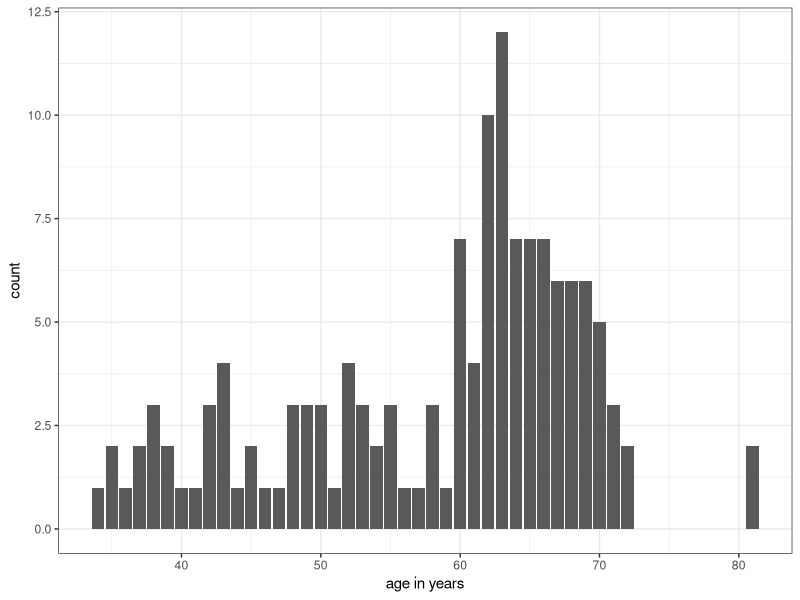
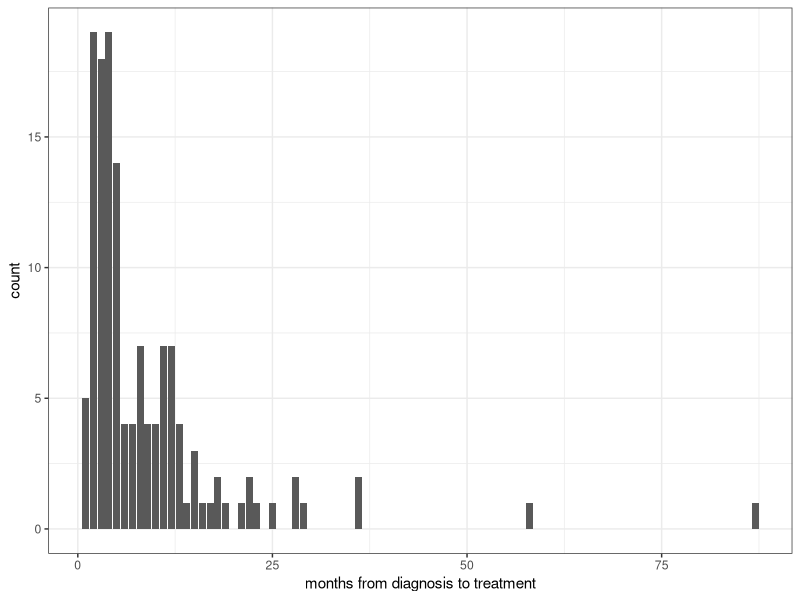
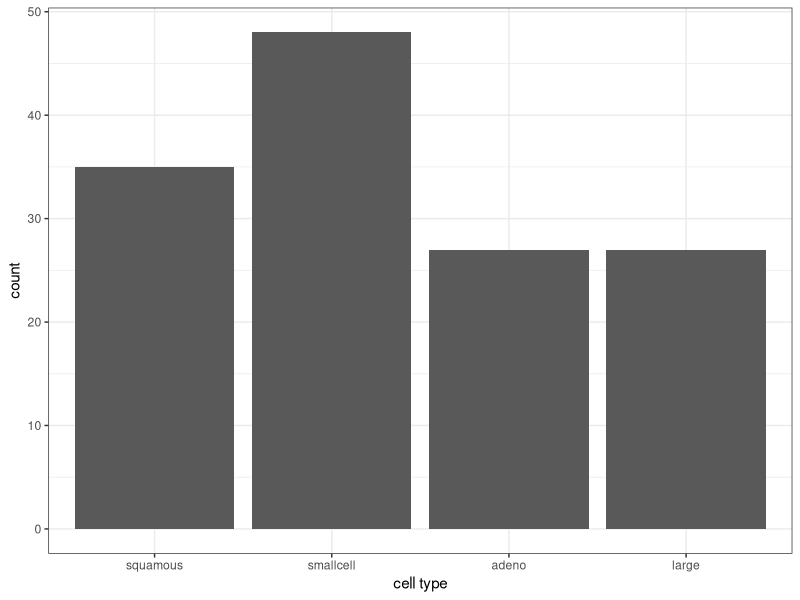
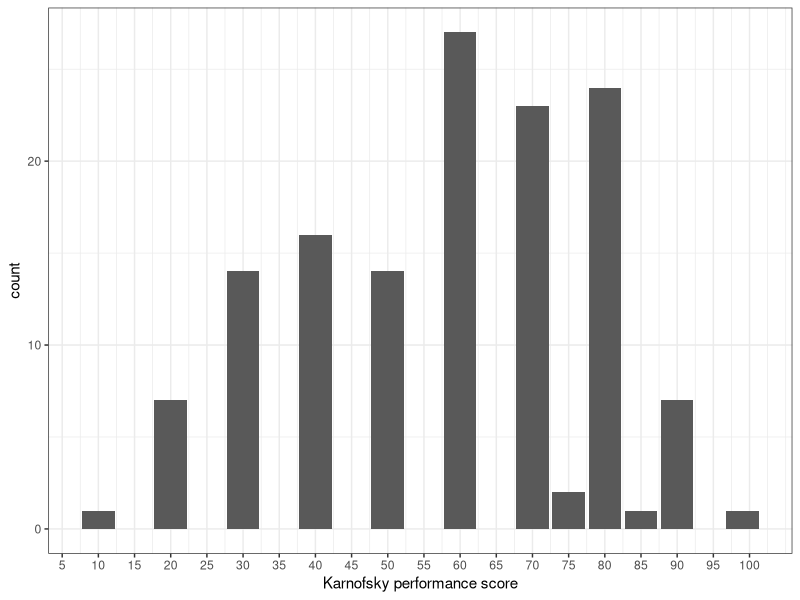
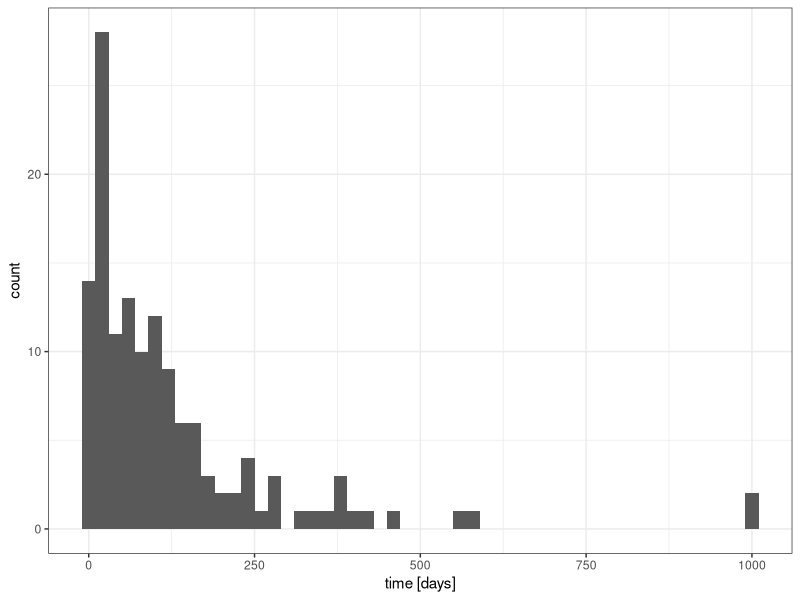
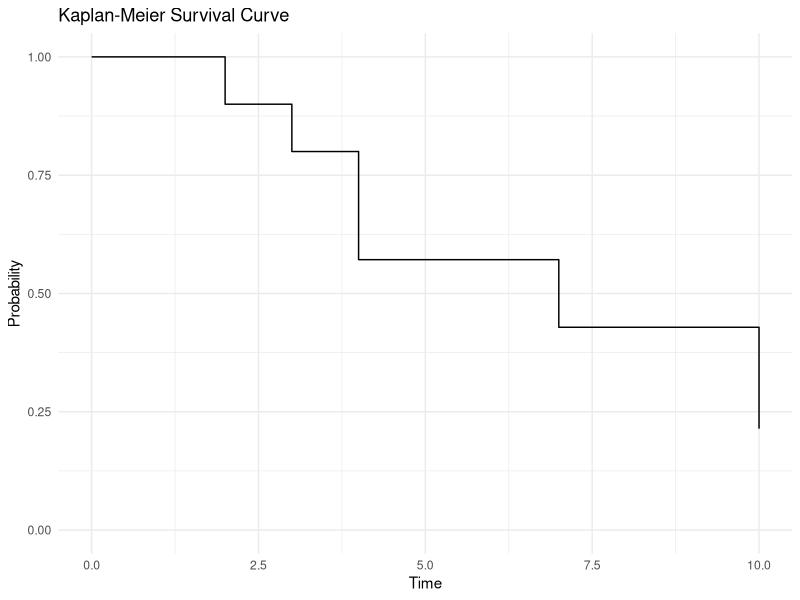
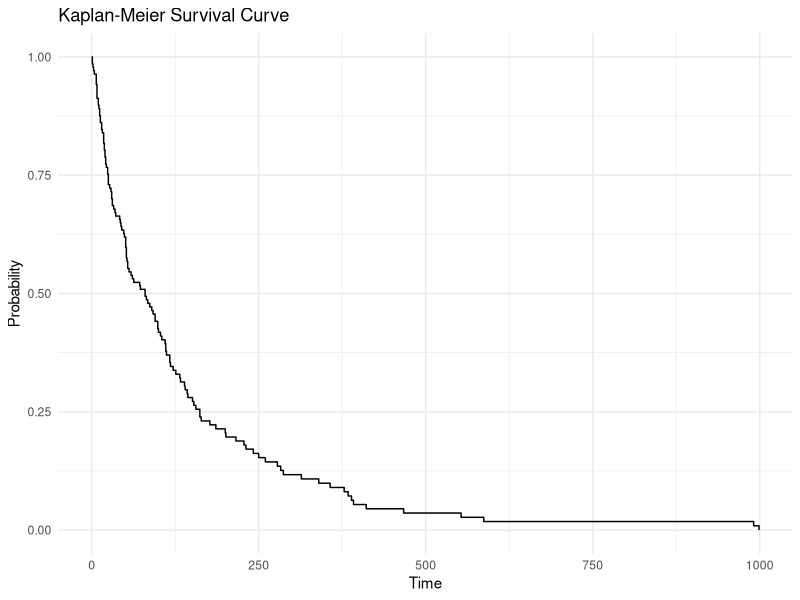
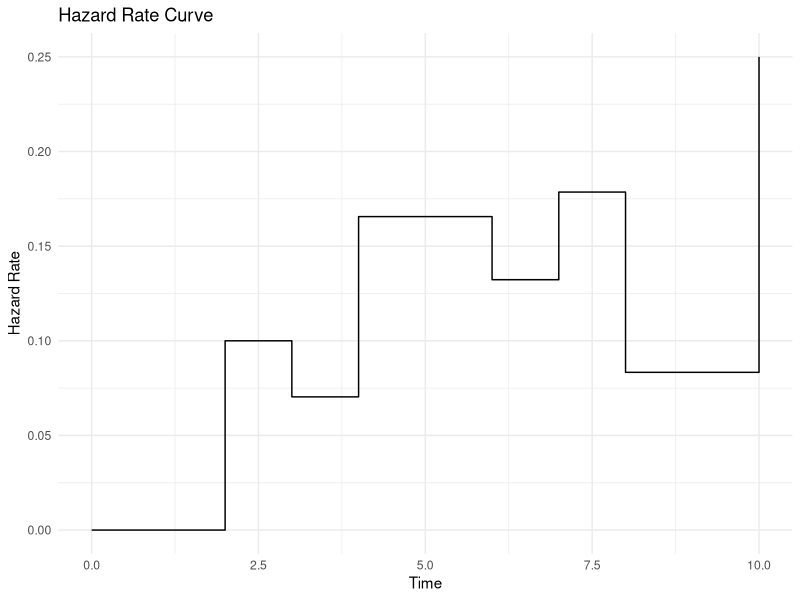

Generate these figures, in order, with R:
## ---- chunk 1
library(survival)
## ---- chunk 2
dat <- veteran
summary(veteran)
## ---- chunk 3
# preprocess: standard=0, test=1
dat$trt <- dat$trt - 1
treatment <- factor(dat$trt, levels=c(0,1), labels=c("standard", "test"))
table(treatment)
## ---- chunk 4
library(ggplot2)
ggplot(dat, aes(x=age)) + 
    geom_bar() + 
    xlab("age in years") +
    theme_bw()
## ---- chunk 5
ggplot(dat, aes(diagtime)) +
    geom_bar() + 
    xlab("months from diagnosis to treatment") +
    theme_bw()
## ---- chunk 6
ggplot(dat, aes(x=celltype)) + 
    geom_bar() + 
    xlab("cell type") + 
    theme_bw()
## ---- chunk 7
# preprocess, prior therapy 1=yes, 0=no
dat$prior <- dat$prior / 10
prior <- factor(dat$prior, levels=c(0,1), labels=c("no", "yes"))
table(prior)
## ---- chunk 8
ggplot(dat, aes(x=karno)) + 
    geom_bar() + 
    xlab("Karnofsky performance score") + 
    scale_x_continuous(breaks = seq(0, 100, by=5)) +
    theme_bw()
## ---- chunk 9
ggplot(dat, aes(x=time)) + 
    geom_histogram(binwidth=20) + 
    xlab("time [days]") + 
    theme_bw()
## ---- chunk 10
status <- factor(dat$status, levels=c(0, 1), labels = c("censored", "death"))
table(status)
## ---- chunk 11

time <- c(2, 3, 3, 4, 4, 6, 7, 8, 10, 10)
event <- c(1, 1, 0, 1, 1, 0, 1, 0, 0, 1)

KM_curve <- function(time, event) {
  df <- data.frame(time = time, event = event)
  curve <- data.frame(time = c(0, unique(time)), proba = c(NA))

  S <- 1

  for (i in seq_along(curve$time)) {

    t <- curve$time[i]
    
    d <- sum(df[df$time == t,]$event)
    n <- nrow(df[df$time >= t,])

    S <- S * (1 - d/n)
    curve[i, "proba"] <- S    
  }

  return(curve)
}

curve <- KM_curve(time, event)
## ---- chunk 12

plot_survival_curve <- function(curve) {
  ggplot(curve, aes(x = time, y = proba)) +
    geom_step() +
    ylim(0, 1) +
    theme_minimal() +
    labs(x = "Time", y = "Probability", title = "Kaplan-Meier Survival Curve")
}

plot_survival_curve(curve)
## ---- chunk 13

dat <- dat[order(dat$time),]
veterans_curve <- KM_curve(dat$time, dat$status)

plot_survival_curve(veterans_curve)
## ---- chunk 14
library('stats')

time <- c(2, 3, 3, 4, 4, 6, 7, 8, 10, 10)
event <- c(1, 1, 0, 1, 1, 0, 1, 0, 0, 1)

moving_average <- function(x, n) {
  filter <- rep(1/n, n)
  stats::filter(x, filter, sides = 1, circular = F)
}

hazard_rate_curve <- function(time, event, filter_size) {
  df <- data.frame(time = time, event = event)
  curve <- data.frame(time = c(0, unique(time)), rate = c(NA))

  h <- 0

  for (i in seq_along(curve$time)) {

    t <- curve$time[i]
    
    d <- sum(df[df$time == t,]$event)
    n <- nrow(df[df$time >= t,])

    curve[i, "rate"] <- d/n
  }

  ma <- moving_average(curve$rate, filter_size)
  padding_size <- filter_size - 1
  padded_ma <- c(curve$rate[1:(padding_size)], ma[filter_size:length(curve$rate)])

  curve$rate <- padded_ma
  return(curve)
}

hazard_curve <- hazard_rate_curve(time, event, 3)
## ---- chunk 15

plot_hazard_curve <- function(curve) {
  ggplot(curve, aes(x = time, y = rate)) +
    geom_step() +
    theme_minimal() +
    labs(x = "Time", y = "Hazard Rate", title = "Hazard Rate Curve")
}

plot_hazard_curve(hazard_curve)
## ---- chunk 16

dat <- dat[order(dat$time),]
veterans_hazard_curve <- hazard_rate_curve(dat$time, dat$status, 11)

plot_hazard_curve(veterans_hazard_curve)
